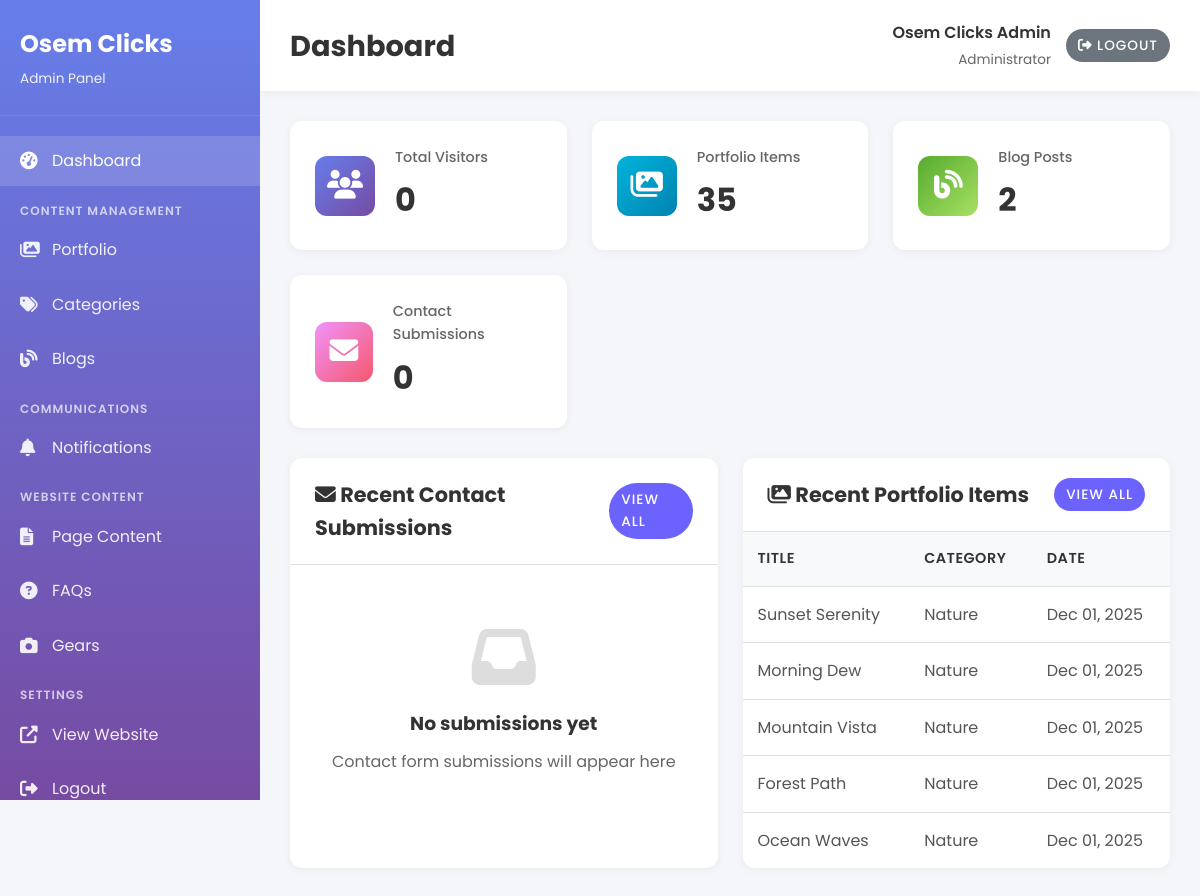
Page /admin/dashboard.php (signed in) on the committed database.
### tables this page shows
CREATE TABLE `portfolio` (
  `id` INT AUTO_INCREMENT PRIMARY KEY,
  `title` VARCHAR(255) NOT NULL,
  `image_path` VARCHAR(500) NOT NULL,
  `category_id` INT NOT NULL,
  `description` TEXT,
  `created_at` TIMESTAMP DEFAULT CURRENT_TIMESTAMP,
  `updated_at` TIMESTAMP DEFAULT CURRENT_TIMESTAMP ON UPDATE CURRENT_TIMESTAMP,
  FOREIGN KEY (`category_id`) REFERENCES `categories`(`id`) ON DELETE CASCADE
);

CREATE TABLE `categories` (
  `id` INT AUTO_INCREMENT PRIMARY KEY,
  `name` VARCHAR(100) NOT NULL,
  `slug` VARCHAR(100) NOT NULL UNIQUE,
  `created_at` TIMESTAMP DEFAULT CURRENT_TIMESTAMP
);

### includes/functions.php (called while the page is built, shortened)
<?php
function formatDate($date, $format = 'M d, Y') {
    return date($format, strtotime($date));
}

### admin/dashboard.php (the view, shortened to what this page needs)
<?php
$db = new Database();
$conn = $db->getConnection();
$stats = [];
try {
    $stmt = $conn->query("SELECT COUNT(DISTINCT ip_address) as count FROM site_visitors");
    $stats['visitors'] = $stmt->fetch()['count'] ?? 0;
} catch (PDOException $e) {
    $stats['visitors'] = 0;
}
try {
    $stmt = $conn->query("SELECT COUNT(*) as count FROM portfolio");
    $stats['portfolio'] = $stmt->fetch()['count'] ?? 0;
} catch (PDOException $e) {
    $stats['portfolio'] = 0;
}
try {
    $stmt = $conn->query("SELECT COUNT(*) as count FROM blogs");
    $stats['blogs'] = $stmt->fetch()['count'] ?? 0;
} catch (PDOException $e) {
    $stats['blogs'] = 0;
}
try {
    $stmt = $conn->query("SELECT COUNT(*) as count FROM contact_submissions");
    $stats['submissions'] = $stmt->fetch()['count'] ?? 0;
} catch (PDOException $e) {
    $stats['submissions'] = 0;
}
try {
    $stmt = $conn->prepare("SELECT id, name, email, message, is_read, created_at FROM contact_submissions ORDER BY created_at DESC LIMIT 5");
    $stmt->execute();
    $recentSubmissions = $stmt->fetchAll();
} catch (PDOException $e) {
    $recentSubmissions = [];
}
try {
    $stmt = $conn->prepare("
        SELECT p.id, p.title, p.created_at, c.name as category_name
        FROM portfolio p
        LEFT JOIN categories c ON p.category_id = c.id
        ORDER BY p.created_at DESC
        LIMIT 5
    ");
    $stmt->execute();
    $recentPortfolio = $stmt->fetchAll();
} catch (PDOException $e) {
    $recentPortfolio = [];
}
?>
<!DOCTYPE html>
<html lang="en">
<head>
    <link rel="stylesheet" href="../css/style.css">
    <link rel="stylesheet" href="../css/admin.css">
    <link rel="stylesheet" href="https://cdnjs.cloudflare.com/ajax/libs/font-awesome/6.4.0/css/all.min.css">
</head>
<body>
    <div class="admin-wrapper">
        <?php include 'includes/sidebar.php'; ?>
        <div class="admin-main">
            <?php include 'includes/header.php'; ?>
            <div class="admin-content">
                <div class="stats-grid">
                    <div class="stat-card">
                        <div class="stat-icon purple">
                            <i class="fas fa-users"></i>
                        </div>
                        <div class="stat-details">
                            <h3>Total Visitors</h3>
                            <div class="stat-value"><?php echo number_format($stats['visitors']); ?></div>
                        </div>
                    </div>
                    <div class="stat-card">
                        <div class="stat-icon blue">
                            <i class="fas fa-images"></i>
                        </div>
                        <div class="stat-details">
                            <h3>Portfolio Items</h3>
                            <div class="stat-value"><?php echo number_format($stats['portfolio']); ?></div>
                        </div>
                    </div>
                    <div class="stat-card">
                        <div class="stat-icon green">
                            <i class="fas fa-blog"></i>
                        </div>
                        <div class="stat-details">
                            <h3>Blog Posts</h3>
                            <div class="stat-value"><?php echo number_format($stats['blogs']); ?></div>
                        </div>
                    </div>
                    <div class="stat-card">
                        <div class="stat-icon orange">
                            <i class="fas fa-envelope"></i>
                        </div>
                        <div class="stat-details">
                            <h3>Contact Submissions</h3>
                            <div class="stat-value"><?php echo number_format($stats['submissions']); ?></div>
                        </div>
                    </div>
                </div>
                <div style="display: grid; grid-template-columns: repeat(auto-fit, minmax(400px, 1fr)); gap: 25px;">
                    <div class="data-table">
                        <div class="table-header">
                            <h2><i class="fas fa-envelope"></i> Recent Contact Submissions</h2>
                            <a href="notifications/index.php" class="btn btn-sm btn-primary">View All</a>
                        </div>
                        <?php if (count($recentSubmissions) > 0): ?>
                            <table>
                                <thead>
                                    <tr>
                                        <th>Name</th>
                                        <th>Email</th>
                                        <th>Date</th>
                                        <th>Status</th>
                                    </tr>
                                </thead>
                                <tbody>
                                    <?php foreach ($recentSubmissions as $submission): ?>
                                        <tr>
                                            <td><?php echo htmlspecialchars($submission['name']); ?></td>
                                            <td><?php echo htmlspecialchars($submission['email']); ?></td>
                                            <td><?php echo formatDate($submission['created_at']); ?></td>
                                            <td>
                                                <?php if ($submission['is_read']): ?>
                                                    <span class="badge badge-success">Read</span>
                                                <?php else: ?>
                                                    <span class="badge badge-warning">Unread</span>
                                                <?php endif; ?>
                                            </td>
                                        </tr>
                                    <?php endforeach; ?>
                                </tbody>
                            </table>
                        <?php else: ?>
                            <div class="empty-state">
                                <i class="fas fa-inbox"></i>
                                <h3>No submissions yet</h3>
                                <p>Contact form submissions will appear here</p>
                            </div>
                        <?php endif; ?>
                    </div>
                    <div class="data-table">
                        <div class="table-header">
                            <h2><i class="fas fa-images"></i> Recent Portfolio Items</h2>
                            <a href="portfolio/index.php" class="btn btn-sm btn-primary">View All</a>
                        </div>
                        <?php if (count($recentPortfolio) > 0): ?>
                            <table>
                                <thead>
                                    <tr>
                                        <th>Title</th>
                                        <th>Category</th>
                                        <th>Date</th>
                                    </tr>
                                </thead>
                                <tbody>
                                    <?php foreach ($recentPortfolio as $item): ?>
                                        <tr>
                                            <td><?php echo htmlspecialchars($item['title']); ?></td>
                                            <td><?php echo htmlspecialchars($item['category_name'] ?? 'N/A'); ?></td>
                                            <td><?php echo formatDate($item['created_at']); ?></td>
                                        </tr>
                                    <?php endforeach; ?>
                                </tbody>
                            </table>
                        <?php endif; ?>
                    </div>
                </div>
            </div>
        </div>
    </div>
</body>
</html>

### css/style.css (style rules this page uses)
* { margin: 0; padding: 0; box-sizing: border-box; }
html { scroll-behavior: smooth; }
body { font-family: 'Poppins', sans-serif; line-height: 1.6; color: #333; background-color: #f9f9f9; }
a { text-decoration: none; color: #333; transition: color 0.3s ease; }
.btn { display: inline-block; background-color: #6c63ff; color: #fff; padding: 12px 30px; border-radius: 30px; text-transform: uppercase; font-weight: 500; font-size: 0.9rem; letter-spacing: 1px; transition: all 0.3s ease; border: none; cursor: pointer; }

### css/admin.css (style rules this page uses)
.admin-wrapper { display: flex; min-height: 100vh; background-color: #f5f6fa; }
.admin-main { margin-left: 260px; flex: 1; padding: 0; transition: margin-left 0.3s ease; }
.admin-content { padding: 30px; }
.stats-grid { display: grid; grid-template-columns: repeat(auto-fit, minmax(250px, 1fr)); gap: 25px; margin-bottom: 30px; }
.stat-card { background: #fff; padding: 25px; border-radius: 12px; box-shadow: 0 2px 10px rgba(0, 0, 0, 0.05); display: flex; align-items: center; transition: transform 0.3s ease, box-shadow 0.3s ease; }
.stat-icon { width: 60px; height: 60px; border-radius: 12px; display: flex; align-items: center; justify-content: center; font-size: 1.8rem; margin-right: 20px; }
.stat-icon.purple { background: linear-gradient(135deg, #667eea 0%, #764ba2 100%); color: #fff; }
.stat-icon.blue { background: linear-gradient(135deg, #00b4db 0%, #0083b0 100%); color: #fff; }
.stat-icon.green { background: linear-gradient(135deg, #56ab2f 0%, #a8e063 100%); color: #fff; }
.stat-icon.orange { background: linear-gradient(135deg, #f093fb 0%, #f5576c 100%); color: #fff; }
.stat-details h3 { font-size: 0.9rem; color: #666; margin: 0 0 5px 0; font-weight: 500; }
.stat-value { font-size: 2rem; font-weight: 700; color: #333; }
.data-table { background: #fff; border-radius: 12px; box-shadow: 0 2px 10px rgba(0, 0, 0, 0.05); overflow: hidden; }
.table-header { padding: 20px 25px; border-bottom: 1px solid #e0e0e0; display: flex; justify-content: space-between; align-items: center; }
.table-header h2 { font-size: 1.3rem; margin: 0; color: #333; }
table { width: 100%; border-collapse: collapse; }
thead th { background-color: #f8f9fa; padding: 15px; text-align: left; font-weight: 600; color: #333; font-size: 0.9rem; text-transform: uppercase; letter-spacing: 0.5px; }
tbody td { padding: 15px; border-top: 1px solid #e0e0e0; color: #555; }
.btn-sm { padding: 6px 12px; font-size: 0.85rem; }
.btn-primary { background-color: #6c63ff; color: #fff; }
.empty-state { text-align: center; padding: 60px 20px; color: #666; }
.empty-state i { font-size: 4rem; color: #ddd; margin-bottom: 20px; }
.empty-state h3 { margin-bottom: 10px; color: #333; }

### rows in the picture
portfolio: title "Sunset Serenity", category.name "Nature", created_at "Dec 01, 2025"
portfolio: title "Morning Dew", category.name "Nature", created_at "Dec 01, 2025"
portfolio: title "Mountain Vista", category.name "Nature", created_at "Dec 01, 2025"
portfolio: title "Forest Path", category.name "Nature", created_at "Dec 01, 2025"
portfolio: title "Ocean Waves", category.name "Nature", created_at "Dec 01, 2025"

### other values in the picture
SITE_NAME "Osem Clicks"
$pageTitle "Dashboard"
$_SESSION['admin_name'] "Osem Clicks Admin"
$stats['visitors'] "0"
$stats['portfolio'] "35"
$stats['blogs'] "2"
$stats['submissions'] "0"
